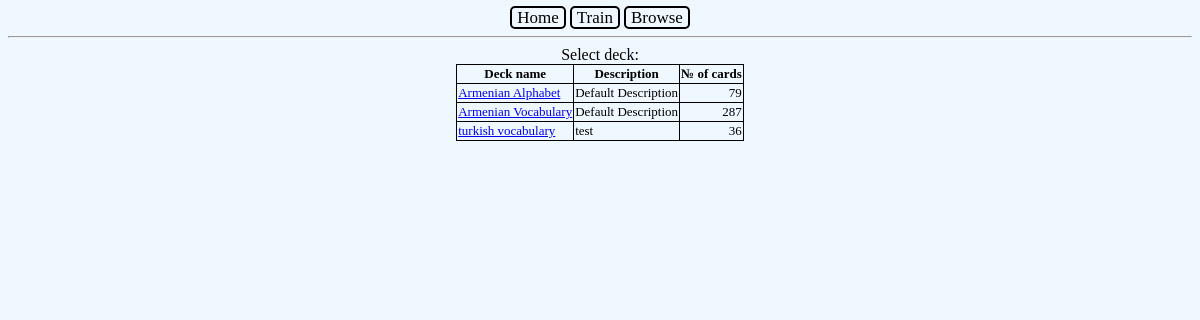
The page /browse/ on the database its author committed.
### tables this page shows
CREATE TABLE decks (name text PRIMARY KEY, language_1 text, language_2 text, description text);

### routing.py (the view)
@bp.route("/browse/")
def browse():
    decks = sql_queries.browse_decks()
    return render_template(
        "browse/select_deck.html",
        decks = decks,
        )

### sql_queries.py (called while the page is built)
def request(statement:str, *values:tuple) ->list or dict:
    with sqlite3.connect(DATABASE) as connection:
        connection.row_factory = sqlite3.Row
        cursor = connection.cursor()
        cursor.execute(statement, *values)
        rows = cursor.fetchall()
        dicts = []
        for row in rows:
            dic = {key:row[key] for key in row.keys()}
            dicts.append(dic)
        connection.commit()
        cursor.close()
    if len(dicts) == 1:
        dicts = dicts[0]
    return dicts

def browse_decks() -> dict:
    query = """
        SELECT  decks.name,
                decks.description,
                SUM(CASE    WHEN    deck = name
                            THEN    1
                            ELSE    0
                            END
                    ) as cards
        FROM    cards,
                decks
        GROUP   BY name;
    """
    result = request(query)
    return result

### templates/browse/select_deck.html
{% extends "base.html" %}
{% block content %}
  <p>Select deck:</p>
  <table>
    <thead>
      <th>Deck name</th>
      <th>Description</th>
      <th>№ of cards</th>
    </thead>
    <tbody>
      {% for deck in decks %}
        <tr class="deck-row" onclick="getLink(this)">
          <td>
            <a href="/browse/{{deck.name}}/">
              {{deck.name}}
            </a>
          </td>
          <td>
            {{deck.description}}
          </td>
          <td class="number-of-cards">
            <p>{{deck.cards}}</p>
          </td>
        </tr>
      {% endfor %}
    </tbody>
  </table>
  <br>
{% endblock %}

### static/css/style.css (style rules this page uses)
p { margin: 0; }
body { text-align: center; background-color: AliceBlue; }
table, th, td { border: 1px solid; border-collapse: collapse; font-size: 12; margin-left: auto; margin-right: auto; font-size: 13px; }
.number-of-cards { text-align: right; }

### rows shown on the page
decks: name "Armenian Alphabet", description "Default Description", cards "79"
decks: name "Armenian Vocabulary", description "Default Description", cards "287"
decks: name "turkish vocabulary", description "test", cards "36"
